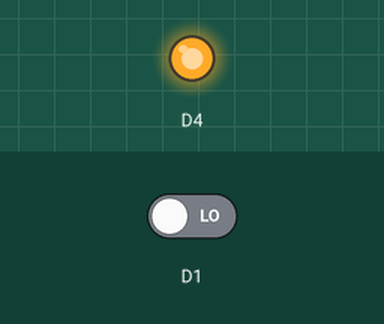
This sketch was run on a simulated ESP8266 (NodeMCU). Shown: output pins drawn as LEDs (lit = HIGH). Inputs (shaded band) come from the test bench; at power-on: D1 LOW.

Above: at 1.2 s.
1.3 s: D1 driven HIGH
At 1.8 s:
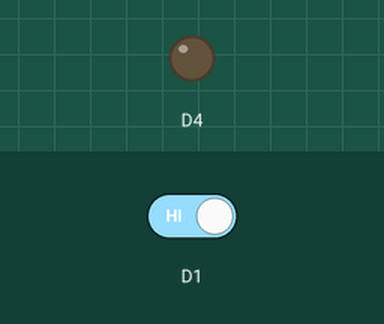
2.8 s: D1 driven LOW
At 4.1 s:
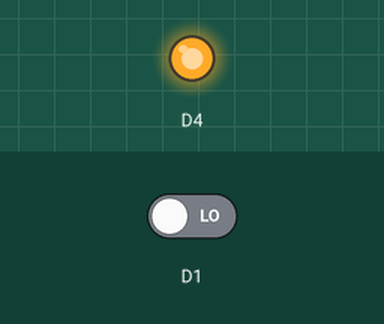
Timing chart, 0 to 5.8 s (numbered marks = the images above; inputs shaded):
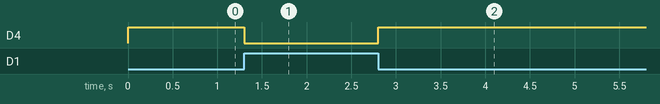

Measured:
- after the input at 1.3 s, D4: HIGH → LOW at once
- after the input at 2.8 s, D4: LOW → HIGH at once

The sketch:

sensor_use_to_on_led.ino
```cpp
void setup() {
  // put your setup code here, to run once:
  Serial.begin(9600);
  pinMode(D1,INPUT);
  pinMode(D4,OUTPUT);
}

void loop() {
  // put your main code here, to run repeatedly:
  int t=digitalRead(D1);
  if(t == 1)
  {
    digitalWrite(D4,0);
  }
  else
  {
    digitalWrite(D4,1);
  }
}
```
